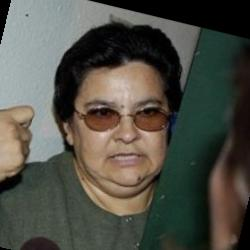
#> input picture input/lfw-dataset/lfw-deepfunneled/Adelina_Avila/Adelina_Avila_0001.jpg, 250 x 250 px
$ python -i test.py   (imports and definitions only)
#> lines starting #> are read from the running program, lines starting #| are printed output that depends on the picture
#> further down, picture is the input picture: shape (250, 250, 3); mean B, G, R 70.4, 79.2, 80
import cv2
import numpy as np
import time
import os
import mxnet as mx
from skimage import transform as trans

# === CONFIGURACIÓN DE MXNET Y MODELO ===
prefix = 'models/pretrain/model-softmax'
epoch = 20
SIMILARITY_THRESHOLD = 0.6

# === CONSTANTES PARA ALINEACIÓN FACIAL ===
# Landmarks estándar para rostros alineados de 112x112
src = np.array([
    [38.2946, 51.6963],
    [73.5318, 51.5014],
    [56.0252, 71.7366],
    [41.5493, 92.3655],
    [70.7299, 92.2041]
], dtype=np.float32)

# Cargar contexto (GPU si está disponible, CPU en caso contrario)
# [1 line that did not run here, left out]
# [84 lines not run here, left out]


# === PREPROCESAMIENTO DE IMÁGENES PARA MXNET ===
def preprocess_face_for_mxnet(face_img, landmarks=None):
    """Preprocesa una imagen facial para el modelo MXNet con alineación opcional de landmarks"""
    # Asegurarse de que la imagen esté en color (si es en escala de grises, convertir a RGB)
    if len(face_img.shape) == 2:
        face_img = cv2.cvtColor(face_img, cv2.COLOR_GRAY2BGR)
    elif face_img.shape[2] == 1:
        face_img = cv2.cvtColor(face_img, cv2.COLOR_GRAY2BGR)

    # Si hay landmarks disponibles, alinear la cara
    if landmarks is not None and len(landmarks) == 5:
        dst = src.copy()
        tform = trans.SimilarityTransform()
        tform.estimate(landmarks, dst)
        M = tform.params[0:2, :]
        face_img = cv2.warpAffine(face_img, M, (112, 112), borderValue=0.0)
    else:
        # Si no hay landmarks, simplemente redimensionar
        face_img = cv2.resize(face_img, (112, 112))
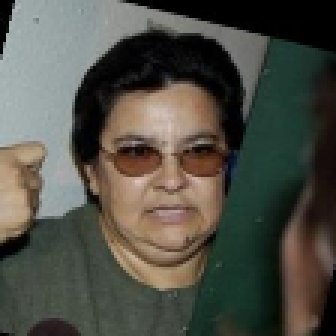
#> face_img: shape (112, 112, 3) (shown 3 times larger); mean of channels 0, 1, 2 70.3, 79.1, 79.9; drawn as B, G, R

    # Preprocesamiento para MobileNet:
    # 1. Convertir de BGR a RGB
    face_img = cv2.cvtColor(face_img, cv2.COLOR_BGR2RGB)
    # 2. Normalizar valores a [0, 1]
    face_img = face_img.astype(np.float32) / 255.0
    # 3. Estandarizar según los valores de ImageNet
    mean = np.array([0.485, 0.456, 0.406])
    std = np.array([0.229, 0.224, 0.225])
    face_img = (face_img - mean) / std
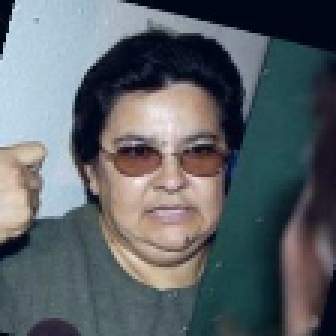
#> face_img: shape (112, 112, 3) float64 (shown 3 times larger); mean R, G, B -0.749, -0.651, -0.579; drawn with min black and max white
    # 4. Reorganizar dimensiones de (H,W,C) a (N,C,H,W)
    face_img = np.transpose(face_img, (2, 0, 1))
    face_img = np.expand_dims(face_img, axis=0)

    return face_img


# === DETECTOR DE LANDMARKS FACIALES ===
# [89 lines left out: functions detect_landmarks, extract_features, calculate_similarity, not called in this run]


# === CAPTURA DE CÁMARA ===
# [4 lines not run here, left out]

# Obtener dimensiones del frame
# [1 line that did not run here, left out]
# [3 lines not run here, left out]

# [1 line that did not run here, left out]

# Configurar el detector YuNet con el tamaño del frame
# [7 lines not run here, left out]

reference_face = None
reference_features = None
# [1 line not run here, left out]
# [2 lines that did not run here, left out]

# [92 lines not run here, left out]

# Usar el umbral de similitud definido al inicio
similarity_threshold = SIMILARITY_THRESHOLD

# [77 lines not run here, left out]

>>> import cv2
>>> picture = cv2.imread('input/lfw-dataset/lfw-deepfunneled/Adelina_Avila/Adelina_Avila_0001.jpg')
>>> result = preprocess_face_for_mxnet(picture)
